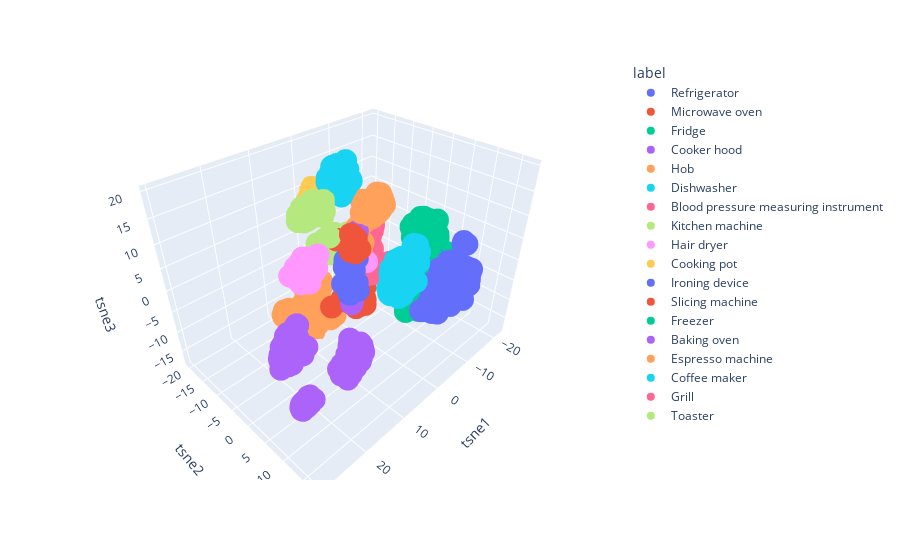

The notebook cell saved with this chart:
### Code cell
import plotly_express as px
px.scatter_3d(df_new, x='tsne1', y='tsne2', z='tsne3', color='label')
